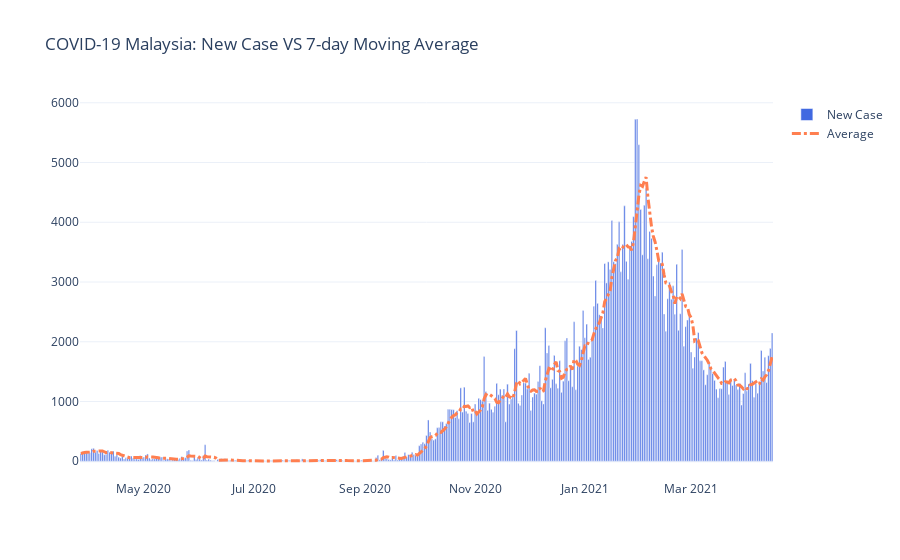

Write notebook code for a chart like this one.
### Code cell
fig = go.Figure()
fig.add_trace(go.Bar(x=df.index, y=df['New Case'],
                     marker_color='royalblue',
                     name='New Case'))
fig.add_trace(go.Scatter(x=df.index, y=df['SMA_new'],
                         line=dict(color='coral', dash='dashdot', width=3),
                         name='Average'))
fig.update_layout(title='COVID-19 Malaysia: New Case VS 7-day Moving Average',
                  xaxis_title=None, yaxis_title=None)
fig.update_layout(hovermode="x unified")
# fig.update_xaxes(rangeslider_visible=True)
# Remove floating menu and unnecesary dialog box
fig.show(config={"displayModeBar": False})
# fig.show()

### Figure 1 — Plotly figure (JSON) as saved in the notebook; plotly's stock layout.template omitted (floating-point values rounded to 4 significant figures; data arrays with more than 128 entries replaced by an {"elided": "..."} marker saying what was removed)
{"data": [{"marker": {"color": "royalblue"}, "name": "New Case", "type": "bar", "x": {"elided": "385 str values"}, "y": {"elided": "385 int values"}}, {"line": {"color": "coral", "dash": "dashdot", "width": 3}, "name": "Average", "type": "scatter", "x": {"elided": "385 str values"}, "y": {"elided": "385 float values"}}], "layout": {"autosize": true, "hovermode": "x unified", "title": {"text": "COVID-19 Malaysia: New Case VS 7-day Moving Average"}, "xaxis": {"autorange": true, "range": ["2020-03-26 12:00", "2021-04-15 12:00"], "title": {}, "type": "date"}, "yaxis": {"autorange": true, "range": [-313.9, 6046.0], "title": {}, "type": "linear"}}}
